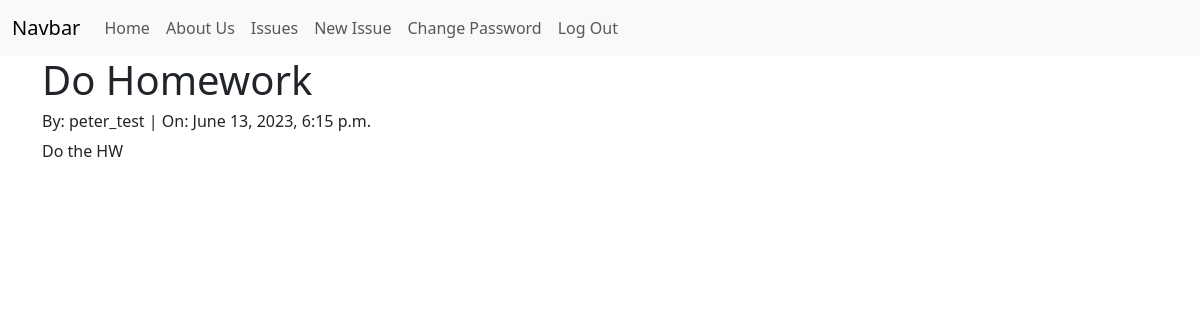
/issues/7/detail/ (signed in), run on the app's committed database.
### issues/models.py (models this page shows, shortened)
class Issue(models.Model):
    summary = models.CharField(max_length=256)
    body = models.TextField()
    assignee = models.ForeignKey(
        get_user_model(),
        on_delete=models.CASCADE
    )
    reporter = models.ForeignKey(
        get_user_model(),
        on_delete=models.CASCADE,
        related_name="reporter"
    )
    status = models.ForeignKey(
        Status,
        on_delete=models.CASCADE
    )
    priority = models.ForeignKey(
        Priority,
        on_delete=models.CASCADE
    )
    created_on = models.DateTimeField(auto_now_add=True)
    updated_on = models.DateTimeField(blank=True, null=True, default=None)

### accounts/models.py (models this page shows)
class CustomUser(AbstractUser):
    role = models.ForeignKey(
        Role,
        on_delete=models.CASCADE,
        null=True, blank=True
    )
    team = models.ForeignKey(
        Team,
        on_delete=models.CASCADE,
        null=True, blank=True
    )

### issues/views.py (the view)
# urls.py: path('<int:pk>/detail/', views.IssueDetailView.as_view(), name="detail"),
class IssueDetailView(LoginRequiredMixin, DetailView):
    template_name = "issues/detail.html"
    model = Issue

### templates/issues/detail.html (shortened to what this page needs)
{% extends 'base.html' %}
{% block content %}
<div class="container">
    <h1>{{ issue.summary }}</h1>
    <h6>By: {{ issue.reporter }} | On: {{ issue.created_on }}</h6>
    <p>{{ issue.body }}</p>
</div>
{% endblock content %}

### data on the page
Issue: summary "Do Homework", reporter "peter_test", created_on "June 13, 2023, 6:15 p.m.", body "Do the HW"
